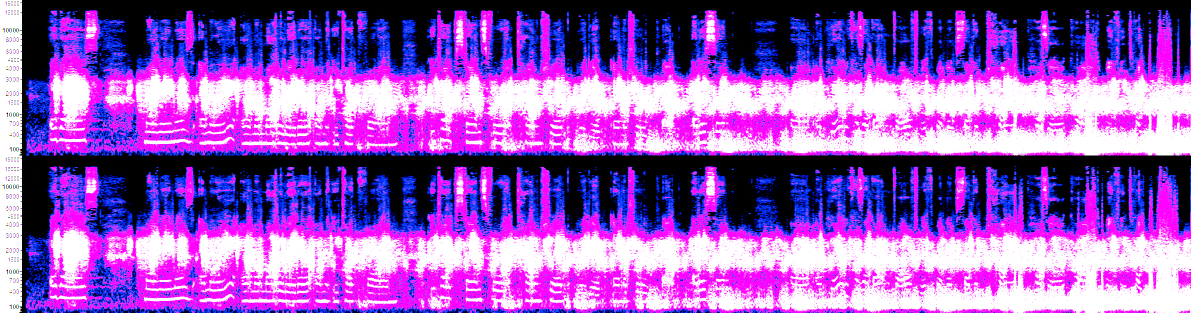
#> input picture self_introduction_memory_dump/_Tape9_thought/self_intro_spec_cont_brightened.png, 2381 x 626 px, found by its file name (shown at 1/2 size)
$ python find_1000hz_region.py
#> lines starting #> are read from the running program, lines starting #| are printed output that depends on the picture
import numpy as np
from PIL import Image
import matplotlib
matplotlib.use('Agg')
import matplotlib.pyplot as plt

# Read the brightened image
img_pil = Image.open(r'C:\stack\arg\self_intro_spec_cont_brightened.png')
#> img_pil is the input picture: PIL image 2381x626 RGBA; mean R, G, B, A 151.5, 89.1, 191.2, 255
img = np.array(img_pil)
img_rgb = img[:, :, :3]
gray = np.mean(img_rgb, axis=2)
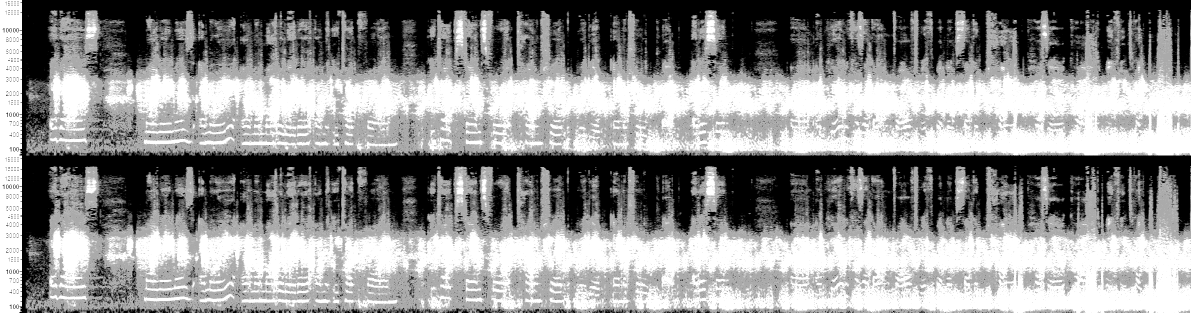
#> gray: shape (626, 2381) float64 (shown at 1/2 size); min 0, max 255, mean 143.9

height, width = gray.shape
#> height = 626; width = 2381
print(f"Image: {width}x{height}")
#| Image: 2381x626

# From the original image, I saw frequency labels:
# 1000, 1500, 2000, 2500, 3000, 4000, 5000, 6000, 7000, 8000, 10000, 12000, 15000, 19000
# The 1000 Hz label appears to be near the bottom of each channel

# Let's try to find where the 1000 Hz label is by looking for text patterns
# The labels are likely in the leftmost columns (0-30)

# First, let's look at the very bottom of the image
bottom_rows = gray[height-50:, :]
print(f"\nBottom 50 rows shape: {bottom_rows.shape}")
#| Bottom 50 rows shape: (50, 2381)
print(f"Mean brightness: {np.mean(bottom_rows):.1f}")
#| Mean brightness: 197.9

# Let's also look at rows around 500-626 (bottom 20% of full image)
# This should include the 1000 Hz region for both channels

# The separator between LEFT and RIGHT is around row 311
# So LEFT channel rows 0-310, RIGHT channel rows 311-625

# For LEFT channel (rows 0-310):
# Bottom of LEFT channel (rows 250-310) would be the lowest frequencies in LEFT
# For RIGHT channel (rows 311-625):
# Bottom of RIGHT channel (rows 560-625) would be the lowest frequencies in RIGHT

left_bottom = gray[250:311, :]  # Bottom of LEFT channel
right_bottom = gray[560:626, :]  # Bottom of RIGHT channel

print(f"\nLEFT bottom (rows 250-310): {left_bottom.shape}")
#| LEFT bottom (rows 250-310): (61, 2381)
print(f"RIGHT bottom (rows 560-625): {right_bottom.shape}")
#| RIGHT bottom (rows 560-625): (66, 2381)

# Let's enhance and save these
plt.figure(figsize=(24, 4))
plt.imshow(left_bottom, aspect='auto', cmap='magma', vmin=0, vmax=255)
plt.title('LEFT Channel - Bottom (Rows 250-310) - Should be ~1000 Hz region')
plt.xlabel('Time (pixels)')
plt.ylabel('Frequency (pixels)')
plt.colorbar(label='Brightness')
plt.tight_layout()
plt.savefig(r'C:\stack\arg\tapes_man_2\left_bottom_actual.png', dpi=150)
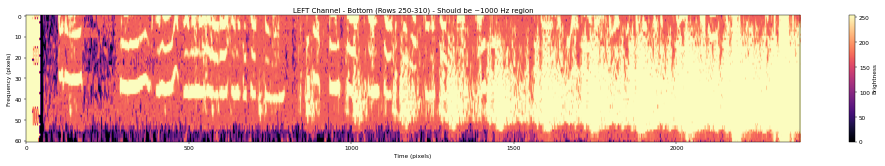
#> figure drawn by matplotlib, 2 panels
plt.close()

plt.figure(figsize=(24, 4))
plt.imshow(right_bottom, aspect='auto', cmap='magma', vmin=0, vmax=255)
plt.title('RIGHT Channel - Bottom (Rows 560-625) - Should be ~1000 Hz region')
plt.xlabel('Time (pixels)')
plt.ylabel('Frequency (pixels)')
plt.colorbar(label='Brightness')
plt.tight_layout()
plt.savefig(r'C:\stack\arg\tapes_man_2\right_bottom_actual.png', dpi=150)
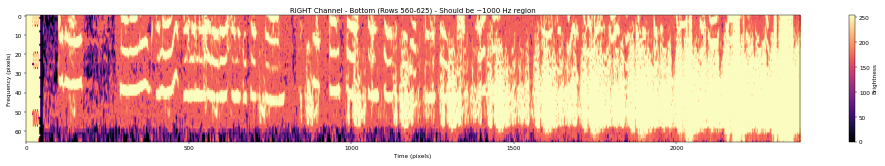
#> figure drawn by matplotlib, 2 panels
plt.close()

# Let's also look for the actual strokes by finding dark vertical bands
# In a spectrorogram, the strokes would be areas of higher energy (brighter)
# but the user says "bright strokes" which means they ARE the bright areas

# Let's threshold to find the brightest areas
for name, region in [("LEFT", left_bottom), ("RIGHT", right_bottom)]:
    threshold = np.mean(region) + 2 * np.std(region)
    bright_mask = region > threshold

    print(f"\n{name} channel - Bright regions (strokes):")
    print(f"  Threshold: {threshold:.1f}")
    print(f"  Bright pixels: {np.sum(bright_mask)} ({100*np.sum(bright_mask)/bright_mask.size:.1f}%)")

    # Find vertical bars (columns with many bright pixels)
    col_sums = np.sum(bright_mask, axis=0)
    mean_col = np.mean(col_sums)
    std_col = np.std(col_sums)

    # Find columns significantly brighter than average
    bright_cols = col_sums > mean_col + 2 * std_col
    print(f"  Bright columns: {np.sum(bright_cols)}")

    # Find groups of bright columns
    bright_groups = []
    in_group = False
    group_start = 0
    for i in range(len(bright_cols)):
        if bright_cols[i] and not in_group:
            in_group = True
            group_start = i
        elif not bright_cols[i] and in_group:
            in_group = False
            bright_groups.append((group_start, i-1))
    if in_group:
        bright_groups.append((group_start, len(bright_cols)-1))

    print(f"  Bright groups: {bright_groups[:30]}")
#> this loop made 2 passes
#> (name, threshold, mean_col, std_col) on passes 1 to 2: ('LEFT', 313.4, 0, 0), ('RIGHT', 313.7, 0, 0)
#| LEFT channel - Bright regions (strokes):
#|   Threshold: 313.4
#|   Bright pixels: 0 (0.0%)
#|   Bright columns: 0
#|   Bright groups: []
#| RIGHT channel - Bright regions (strokes):
#|   Threshold: 313.7
#|   Bright pixels: 0 (0.0%)
#|   Bright columns: 0
#|   Bright groups: []
